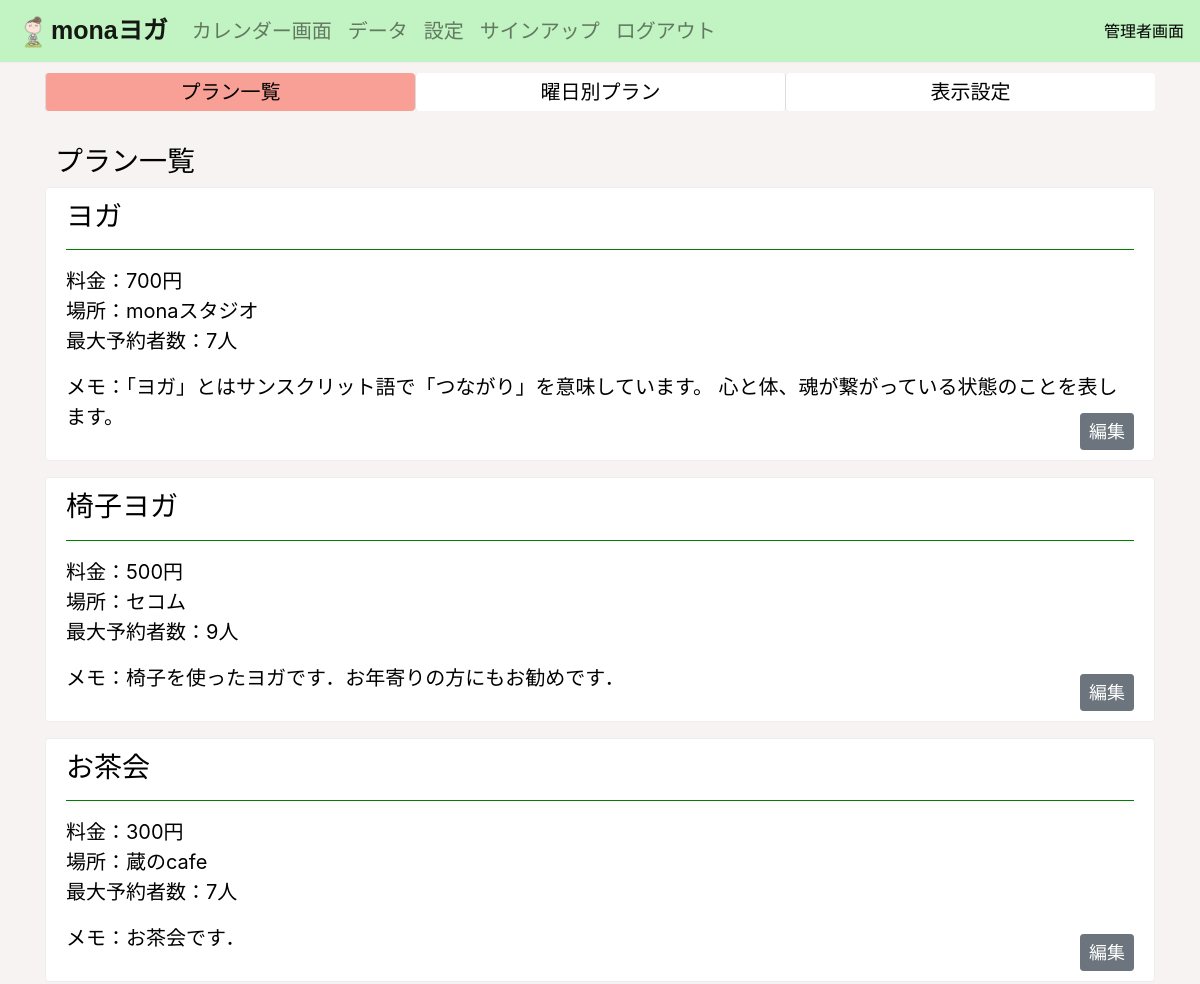
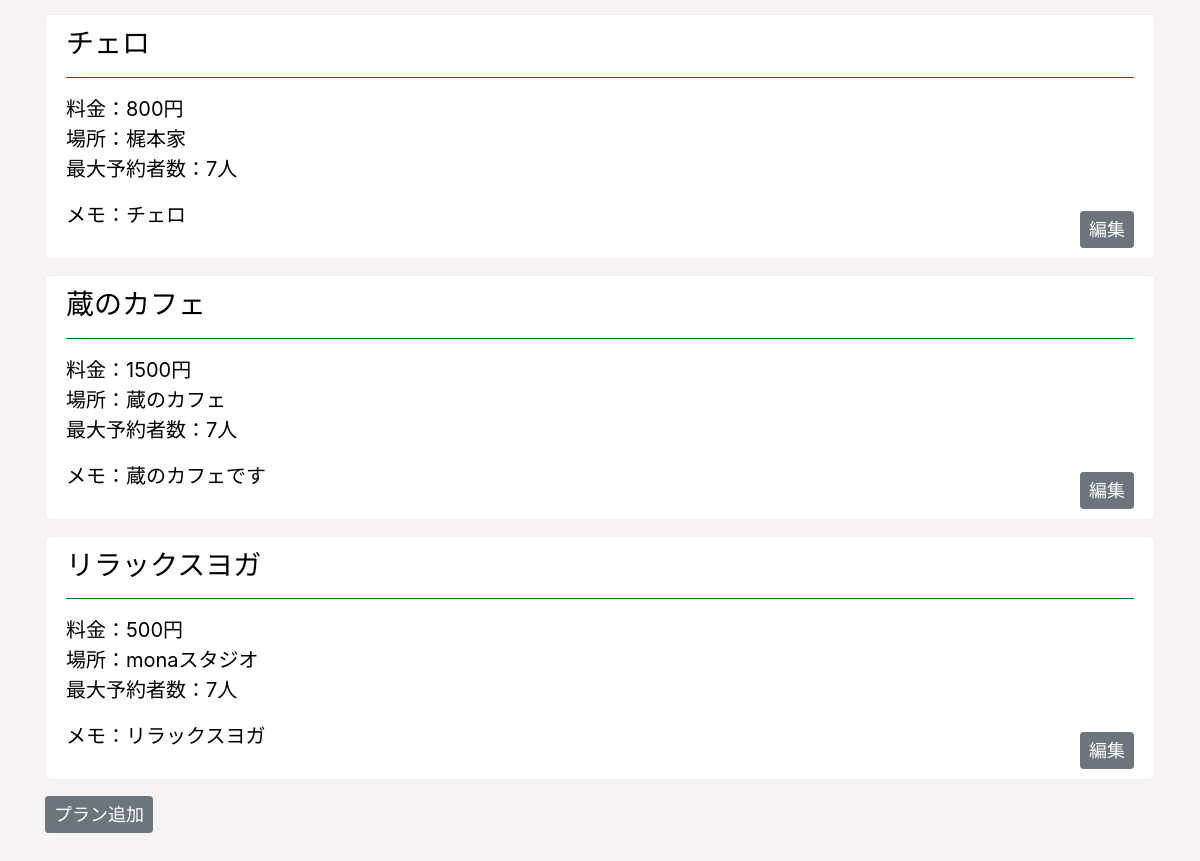
The page /setting_plan/ on the database its author committed (2 pictures, top to bottom).
### yogaapp/models.py (models this page shows, shortened)
class SettingPlanModel(models.Model):
    name = models.CharField('プラン名', max_length=30)
    price = models.IntegerField('料金', default=500)
    location = models.CharField('場所', max_length=50)
    max_book = models.IntegerField('最大予約人数', default=7)
    memo = models.TextField('メモ', null=True, blank=True)
    image = models.ImageField('画像', null=True, blank=True)
    plan_num = models.IntegerField('モデルナンバー', default=1)

### yogaapp/views.py (the view)
# urls.py: path('setting_plan/', SettingPlanList.as_view(), name='setting_plan'),
class SettingPlanList(ListView):
    template_name = 'setting_plan_detail.html'
    model = SettingPlanModel

### templates/setting_plan_detail.html (shortened to what this page needs)
{% extends 'base.html' %}
{% load static %}
{% block customcss %}
<link rel="stylesheet" type="text/css" href="{% static 'detail_admin.css' %}">
{% endblock customcss %}
{% block header %}
{% include 'header_admin.html' %}
{% endblock header %}
{% block content %}
<div class="container">
    <div class="order_top" id="order" style="margin-top: 10px; margin-bottom: 10px;">
        <ul class="nav nav-pills">
            <li class="nav-item" style="background-color: rgb(248, 160, 150);">
                <a id="callendar" class="nav-link" href="{% url 'setting_plan' %}">プラン一覧</a>
            </li>
            <li class="nav-item">
                <a id="access" class="nav-link" href="{% url 'calendar_default' %}">曜日別プラン</a>
            </li>
            <li class="nav-item">
                <a id="booked_list" class="nav-link" href="{% url 'note' %}">表示設定</a>
            </li>
        </ul>
    </div>
    <br>
    <h3 class="date">プラン一覧</h3>
    {% for item in object_list %}
    {% if item.plan != '0' %}
    <div class="alert alert-warning" role="alert">
        <h3>
            {{ item.name }}
        </h3>
        <hr style="border-color: green;">
        <p>
            料金：{{ item.price }}円<br>
            場所：{{ item.location }}<br>
            最大予約者数：{{ item.max_book }}人
        </p>
        <p>
            メモ：{{ item.memo }}
        </p>
        <div class="bottom">
            <a href="{% url 'setting_plan_update' item.pk %}" class="btn btn-secondary btn-sm">編集</a>
        </div>
    </div>
    {% endif %}
    {% endfor %}
    <a href="{% url 'create' %}" class="btn btn-secondary btn-sm">プラン追加</a>
</div>
{% endblock content %}

### static/base.css (style rules this page uses)
body { background-color: rgb(247, 243, 243); color: #000; }
.container { margin-top: 10px; }
p, a { font-size: 20px; color: #000; }
.btn { font-size: 18px; }
.alert { border: 1px solid #eee; background-color: #fff; color: #000; }

### static/detail_admin.css (style rules this page uses)
.order_top .nav-item { width: calc(100% / 3); background-color: #fff; border-radius: 0.25rem; }
.order_top .nav-link { padding: 4px; border-left: 1px solid #ddd; color: #000; text-align: center; }
.date { margin-left: 10px; }
.bottom { position: absolute; bottom: 0; right: 0; font-size: 14px; padding-right: 20px; margin-left: 2px; margin-bottom: 10px; }

### rows shown on the page
SettingPlanModel: name "ヨガ", price "700", location "monaスタジオ", max_book "7", memo "「ヨガ」とはサンスクリット語で「つながり」を意味しています。 心と体、魂が繋がっている状態のことを表します。"
SettingPlanModel: name "椅子ヨガ", price "500", location "セコム", max_book "9", memo "椅子を使ったヨガです．お年寄りの方にもお勧めです．"
SettingPlanModel: name "お茶会", price "300", location "蔵のcafe", max_book "7", memo "お茶会です．"
SettingPlanModel: name "チェロ", price "800", location "梶本家", max_book "7", memo "チェロ"
SettingPlanModel: name "蔵のカフェ", price "1500", location "蔵のカフェ", max_book "7", memo "蔵のカフェです"
SettingPlanModel: name "リラックスヨガ", price "500", location "monaスタジオ", max_book "7", memo "リラックスヨガ"
